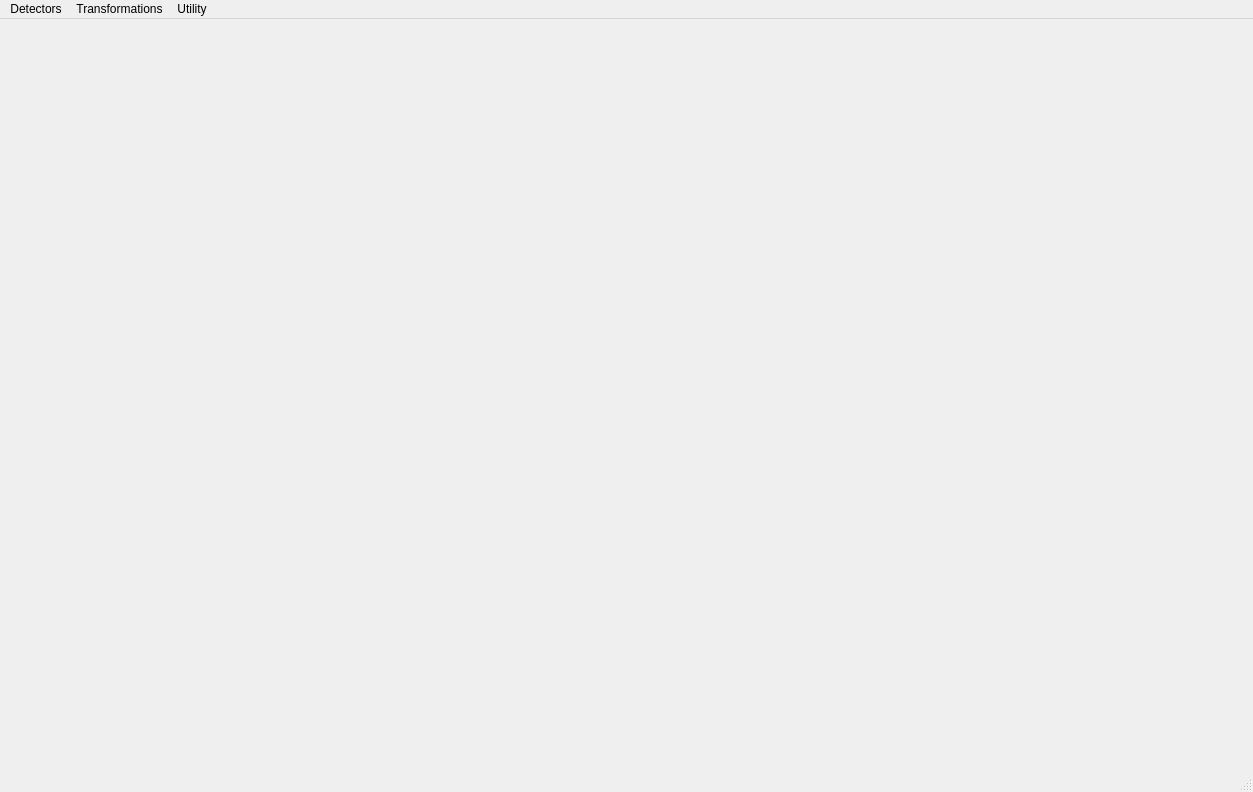
<?xml version="1.0" encoding="UTF-8"?>
<ui version="4.0">
 <class>MainWindow</class>
 <widget class="QMainWindow" name="MainWindow">
  <property name="geometry">
   <rect>
    <x>0</x>
    <y>0</y>
    <width>1253</width>
    <height>792</height>
   </rect>
  </property>
  <property name="windowTitle">
   <string>MainWindow</string>
  </property>
  <widget class="QWidget" name="centralwidget">
   <layout class="QHBoxLayout" name="horizontalLayout">
    <item>
     <widget class="LabelClickable" name="transform_image_label">
      <property name="sizePolicy">
       <sizepolicy hsizetype="Expanding" vsizetype="Minimum">
        <horstretch>0</horstretch>
        <verstretch>0</verstretch>
       </sizepolicy>
      </property>
      <property name="text">
       <string/>
      </property>
     </widget>
    </item>
    <item>
     <widget class="QLabel" name="no_transform_image_label">
      <property name="sizePolicy">
       <sizepolicy hsizetype="Expanding" vsizetype="Expanding">
        <horstretch>0</horstretch>
        <verstretch>0</verstretch>
       </sizepolicy>
      </property>
      <property name="text">
       <string/>
      </property>
     </widget>
    </item>
   </layout>
  </widget>
  <widget class="QMenuBar" name="menubar">
   <property name="geometry">
    <rect>
     <x>0</x>
     <y>0</y>
     <width>1253</width>
     <height>21</height>
    </rect>
   </property>
   <widget class="QMenu" name="detector_menu">
    <property name="title">
     <string>Detectors</string>
    </property>
    <addaction name="actionShi_Tomachi"/>
    <addaction name="actionHarris"/>
   </widget>
   <widget class="QMenu" name="transforms_menu">
    <property name="title">
     <string>Transformations</string>
    </property>
    <addaction name="actionAffine"/>
    <addaction name="actionPerspective"/>
   </widget>
   <widget class="QMenu" name="utility_menu">
    <property name="title">
     <string>Utility</string>
    </property>
    <addaction name="actionLoad_image"/>
   </widget>
   <addaction name="detector_menu"/>
   <addaction name="transforms_menu"/>
   <addaction name="utility_menu"/>
  </widget>
  <widget class="QStatusBar" name="statusbar"/>
  <action name="actionShi_Tomachi">
   <property name="text">
    <string>Shi
Tomachi</string>
   </property>
  </action>
  <action name="actionHarris">
   <property name="text">
    <string>Harris</string>
   </property>
  </action>
  <action name="actionAffine">
   <property name="text">
    <string>Affine</string>
   </property>
  </action>
  <action name="actionPerspective">
   <property name="text">
    <string>Perspective</string>
   </property>
  </action>
  <action name="actionLoad_image">
   <property name="text">
    <string>Load image</string>
   </property>
  </action>
 </widget>
 <customwidgets>
  <customwidget>
   <class>LabelClickable</class>
   <extends>QLabel</extends>
   <header location="global">LabelClickable</header>
  </customwidget>
 </customwidgets>
 <resources/>
 <connections>
  <connection>
   <sender>actionLoad_image</sender>
   <signal>triggered()</signal>
   <receiver>MainWindow</receiver>
   <slot>load_image()</slot>
   <hints>
    <hint type="sourcelabel">
     <x>-1</x>
     <y>-1</y>
    </hint>
    <hint type="destinationlabel">
     <x>481</x>
     <y>299</y>
    </hint>
   </hints>
  </connection>
  <connection>
   <sender>actionHarris</sender>
   <signal>triggered()</signal>
   <receiver>MainWindow</receiver>
   <slot>show_harris_widget()</slot>
   <hints>
    <hint type="sourcelabel">
     <x>-1</x>
     <y>-1</y>
    </hint>
    <hint type="destinationlabel">
     <x>626</x>
     <y>395</y>
    </hint>
   </hints>
  </connection>
  <connection>
   <sender>actionShi_Tomachi</sender>
   <signal>triggered()</signal>
   <receiver>MainWindow</receiver>
   <slot>show_tomachi_widget()</slot>
   <hints>
    <hint type="sourcelabel">
     <x>-1</x>
     <y>-1</y>
    </hint>
    <hint type="destinationlabel">
     <x>626</x>
     <y>395</y>
    </hint>
   </hints>
  </connection>
  <connection>
   <sender>actionPerspective</sender>
   <signal>triggered()</signal>
   <receiver>MainWindow</receiver>
   <slot>show_perspective_widget()</slot>
   <hints>
    <hint type="sourcelabel">
     <x>-1</x>
     <y>-1</y>
    </hint>
    <hint type="destinationlabel">
     <x>626</x>
     <y>395</y>
    </hint>
   </hints>
  </connection>
  <connection>
   <sender>actionAffine</sender>
   <signal>triggered()</signal>
   <receiver>MainWindow</receiver>
   <slot>show_affine_widget()</slot>
   <hints>
    <hint type="sourcelabel">
     <x>-1</x>
     <y>-1</y>
    </hint>
    <hint type="destinationlabel">
     <x>626</x>
     <y>395</y>
    </hint>
   </hints>
  </connection>
 </connections>
 <slots>
  <slot>load_image()</slot>
  <slot>show_harris_widget()</slot>
  <slot>show_tomachi_widget()</slot>
  <slot>show_affine_widget()</slot>
  <slot>show_perspective_widget()</slot>
 </slots>
</ui>
